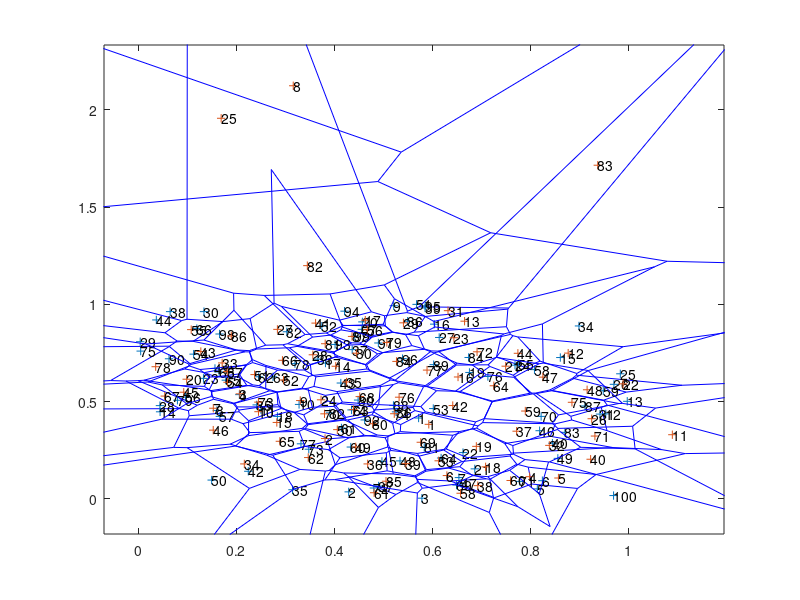

The MATLAB source for this figure: (Note: this script raises an error after producing the figure.)
rand('state',10);
x = rand(100,2);
st_op=0;
centroid_x=[];centroid_y=[];
while(st_op==0),
    j=j+1;
[v,c]=voronoin(x)
voronoi(x(:,1),x(:,2))
hold on;

% for i = 1:length(c) 
%     disp(c{i})
% end

for i = 1:length(x)
    
    
    p_x=v(c{i},1);
    p_y=v(c{i},2);
    p_x = [p_x' p_x(1)];
    p_y = [p_y' p_y(1)];
     text(x(i,1),x(i,2),num2str(i));
    area=polyarea ( p_x, p_y );
      sum1=0;sum2=0;
      for j=1:length(c{i})
%           p_x(length(c{i})+1)=p_x(1);
%           p_y(length(c{i})+1)=p_y(1);
        sum1=sum1+(p_x(j+1)+p_x(j))*(p_x(j)*p_y(j+1)-p_x(j+1)*p_y(j));
        sum2=sum2+(p_y(j+1)+p_y(j))*(p_x(j)*p_y(j+1)-p_x(j+1)*p_y(j));
      end
%      sum1=sum1+(p_x(1)+p_x(length(c{i})))*(p_x(length(c{i}))*p_y(1)-p_x(1)*p_y(length(c{i})));
%      sum2=sum2+(p_y(1)+p_y(length(c{i})))*(p_x(length(c{i}))*p_y(1)-p_x(1)*p_y(length(c{i})));
    centroid_x(i)=abs(sum1)/(6*area)
    centroid_y(i)=abs(sum2)/(6*area)
%     if (centroid_x<0) | (centroid_y<0)
%         i
%         for j=1: length(c{i})
%             text(p_x(j),p_y(j),num2str(j));
%         end
%         sum1
%         sum2
%         area   
%         %if (i>10) return; end
%     end
%     plot(centroid_x(i),centroid_y(i),'r.','Markersize',5)
%     hold on;

end
newx=[centroid_x;centroid_y];
newx=newx'
%return;
ind = (~isnan(x-newx))&(~isinf(x-newx));
if (norm(x(ind)-newx(ind))/norm(x(ind))<1e-6) fprintf('no movement'); break;
else newx(isnan(newx(:,1)),:)=[]; x=newx
end
end
